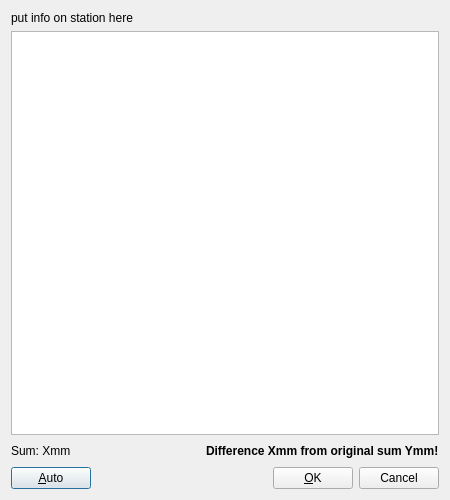
<?xml version="1.0" encoding="UTF-8"?>
<ui version="4.0">
 <class>DialogRedist</class>
 <widget class="QDialog" name="DialogRedist">
  <property name="windowModality">
   <enum>Qt::WindowModal</enum>
  </property>
  <property name="geometry">
   <rect>
    <x>0</x>
    <y>0</y>
    <width>450</width>
    <height>500</height>
   </rect>
  </property>
  <property name="windowTitle">
   <string>WatchRR - Redistribution</string>
  </property>
  <layout class="QVBoxLayout" name="verticalLayout">
   <item>
    <widget class="QLabel" name="labelStationInfo">
     <property name="text">
      <string notr="true">put info on station here</string>
     </property>
     <property name="wordWrap">
      <bool>true</bool>
     </property>
    </widget>
   </item>
   <item>
    <widget class="QTableView" name="table"/>
   </item>
   <item>
    <layout class="QHBoxLayout" name="horizontalLayout_2">
     <item>
      <widget class="QLabel" name="labelSum">
       <property name="text">
        <string notr="true">Sum: Xmm</string>
       </property>
      </widget>
     </item>
     <item>
      <spacer name="spacer2">
       <property name="orientation">
        <enum>Qt::Horizontal</enum>
       </property>
       <property name="sizeHint" stdset="0">
        <size>
         <width>40</width>
         <height>20</height>
        </size>
       </property>
      </spacer>
     </item>
     <item>
      <widget class="QLabel" name="labelSumWarn">
       <property name="font">
        <font>
         <weight>75</weight>
         <bold>true</bold>
        </font>
       </property>
       <property name="text">
        <string notr="true">Difference Xmm from original sum Ymm!</string>
       </property>
       <property name="wordWrap">
        <bool>false</bool>
       </property>
      </widget>
     </item>
    </layout>
   </item>
   <item>
    <layout class="QHBoxLayout" name="horizontalLayout">
     <item>
      <widget class="QPushButton" name="pushPropose">
       <property name="toolTip">
        <string>Calculate redistributed values based on corrected values for this station and original values for neighbor stations</string>
       </property>
       <property name="text">
        <string>&amp;Auto</string>
       </property>
      </widget>
     </item>
     <item>
      <spacer name="spacer1">
       <property name="orientation">
        <enum>Qt::Horizontal</enum>
       </property>
       <property name="sizeHint" stdset="0">
        <size>
         <width>40</width>
         <height>20</height>
        </size>
       </property>
      </spacer>
     </item>
     <item>
      <widget class="QPushButton" name="buttonOK">
       <property name="text">
        <string>&amp;OK</string>
       </property>
       <property name="autoDefault">
        <bool>false</bool>
       </property>
      </widget>
     </item>
     <item>
      <widget class="QPushButton" name="buttonCancel">
       <property name="text">
        <string>Cancel</string>
       </property>
       <property name="autoDefault">
        <bool>false</bool>
       </property>
      </widget>
     </item>
    </layout>
   </item>
  </layout>
 </widget>
 <tabstops>
  <tabstop>table</tabstop>
  <tabstop>buttonOK</tabstop>
  <tabstop>buttonCancel</tabstop>
 </tabstops>
 <resources/>
 <connections>
  <connection>
   <sender>buttonOK</sender>
   <signal>clicked()</signal>
   <receiver>DialogRedist</receiver>
   <slot>onButtonOk()</slot>
   <hints>
    <hint type="sourcelabel">
     <x>348</x>
     <y>489</y>
    </hint>
    <hint type="destinationlabel">
     <x>164</x>
     <y>280</y>
    </hint>
   </hints>
  </connection>
  <connection>
   <sender>buttonCancel</sender>
   <signal>clicked()</signal>
   <receiver>DialogRedist</receiver>
   <slot>reject()</slot>
   <hints>
    <hint type="sourcelabel">
     <x>439</x>
     <y>489</y>
    </hint>
    <hint type="destinationlabel">
     <x>112</x>
     <y>216</y>
    </hint>
   </hints>
  </connection>
  <connection>
   <sender>pushPropose</sender>
   <signal>clicked()</signal>
   <receiver>DialogRedist</receiver>
   <slot>onButtonAuto()</slot>
   <hints>
    <hint type="sourcelabel">
     <x>83</x>
     <y>477</y>
    </hint>
    <hint type="destinationlabel">
     <x>115</x>
     <y>492</y>
    </hint>
   </hints>
  </connection>
 </connections>
 <slots>
  <slot>onButtonOk()</slot>
  <slot>onButtonAuto()</slot>
 </slots>
</ui>
